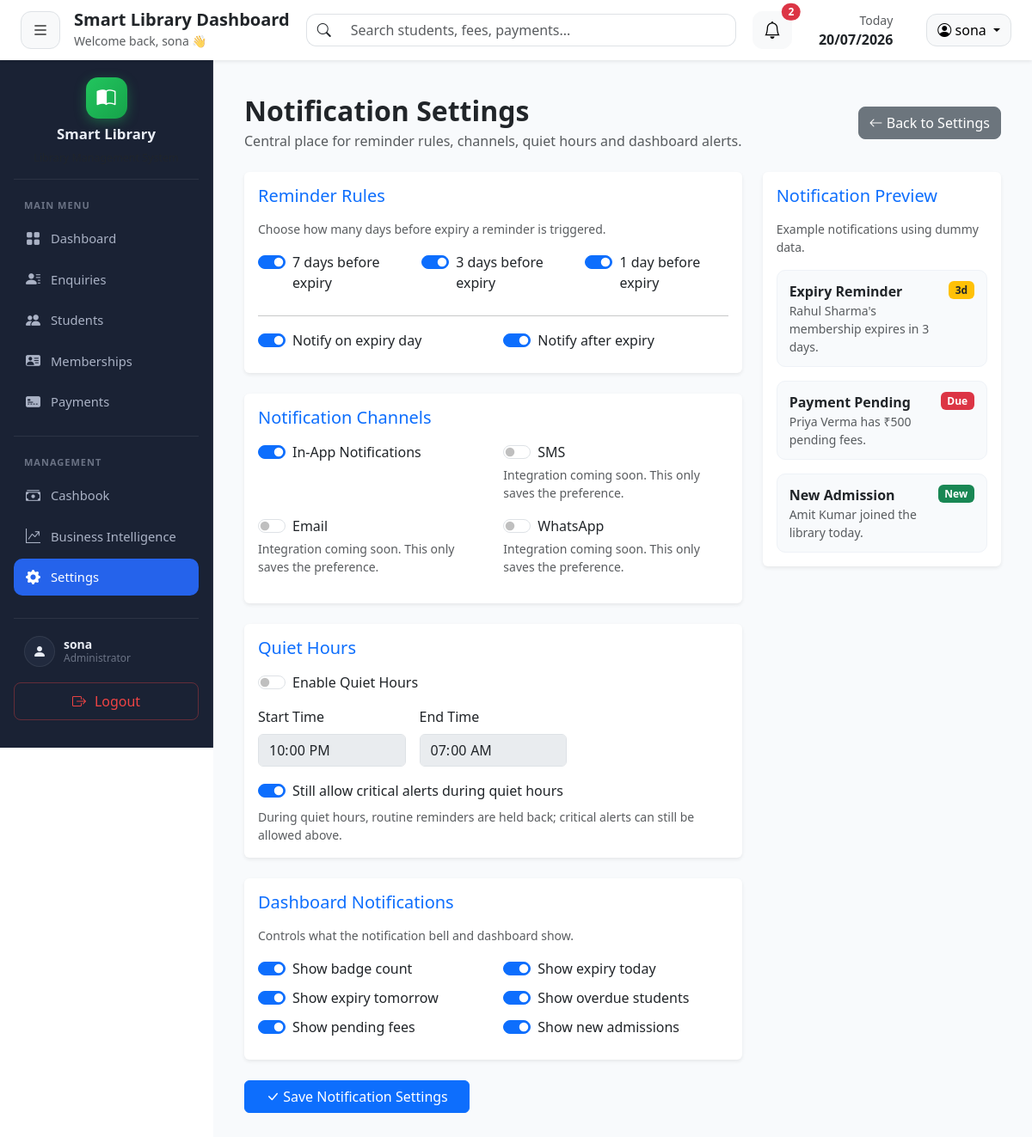
The app's page /settings/notification (signed in) with its own data.
### tables this page shows
CREATE TABLE library_settings (
            setting_id INTEGER PRIMARY KEY AUTOINCREMENT,
            admin_id INTEGER NOT NULL UNIQUE,
            library_name TEXT NOT NULL,
            owner_name TEXT,
            phone TEXT NOT NULL,
            email TEXT,
            address TEXT,
            city TEXT,
            state TEXT,
            pincode TEXT,
            opening_time TEXT,
            closing_time TEXT,
            weekly_holiday TEXT,
            logo_path TEXT,
            stamp_path TEXT,
            signature_path TEXT,
            created_at TIMESTAMP DEFAULT CURRENT_TIMESTAMP,
            updated_at TIMESTAMP DEFAULT CURRENT_TIMESTAMP, receipt_footer TEXT, receipt_prefix TEXT DEFAULT 'LIB', next_receipt_number INTEGER DEFAULT 1001, auto_increment_receipt INTEGER DEFAULT 1, print_logo INTEGER DEFAULT 1, print_stamp INTEGER DEFAULT 1, print_signature INTEGER DEFAULT 1, paper_size TEXT DEFAULT 'A4', auto_print INTEGER DEFAULT 0, auto_email INTEGER DEFAULT 0, open_pdf_after_save INTEGER DEFAULT 1, duplicate_copy INTEGER DEFAULT 0, reminder_7_days INTEGER DEFAULT 1, reminder_3_days INTEGER DEFAULT 1, reminder_1_day INTEGER DEFAULT 1, notify_on_expiry_day INTEGER DEFAULT 1, notify_after_expiry INTEGER DEFAULT 1, notify_in_app INTEGER DEFAULT 1, notify_sms INTEGER DEFAULT 0, notify_email INTEGER DEFAULT 0, notify_whatsapp INTEGER DEFAULT 0, quiet_hours_enabled INTEGER DEFAULT 0, quiet_hours_start TEXT DEFAULT '22:00', quiet_hours_end TEXT DEFAULT '07:00', quiet_hours_allow_critical INTEGER DEFAULT 1, dash_show_badge_count INTEGER DEFAULT 1, dash_show_expiry_today INTEGER DEFAULT 1, dash_show_expiry_tomorrow INTEGER DEFAULT 1, dash_show_overdue INTEGER DEFAULT 1, dash_show_pending_fees INTEGER DEFAULT 1, dash_show_new_admissions INTEGER DEFAULT 1,
            FOREIGN KEY (admin_id) REFERENCES admins(admin_id)
        );

### routes/setting.py (the view, shortened to what this page needs)
@setting_bp.route("/notification", methods=["GET", "POST"])
def notification_settings():
    if "admin_id" not in session:
        return redirect("/")
    admin_id = session["admin_id"]
    existing = get_notification_settings(admin_id)
    if existing is None:
        flash(
            "Please complete your Library Profile before configuring notification settings.",
            "info"
        )
        return redirect(url_for("setting.library_profile"))
    change_summary = session.pop("notification_change_summary", None)
    return render_template(
        "settings/notification_settings.html",
        settings=existing,
        changes=change_summary["changes"] if change_summary else None,
        updated_by=change_summary["updated_by"] if change_summary else None,
        updated_on=change_summary["updated_on"] if change_summary else None,
    )

### database/db.py (called while the page is built)
def get_connection():
    connection = sqlite3.connect(DATABASE_PATH)
    connection.row_factory = sqlite3.Row
    return connection

### templates/settings/notification_settings.html (shortened to what this page needs)
{% extends "layouts/base.html" %}
{% block styles %}
<link rel="stylesheet" href="{{ url_for('static', filename='css/settings.css') }}">
{% endblock %}
{% block content %}
<div class="container-fluid py-3 settings-page">
    <div class="d-flex justify-content-between align-items-center mb-4">
        <div>
            <h2 class="fw-bold mb-1">Notification Settings</h2>
            <p class="text-muted mb-0">Central place for reminder rules, channels, quiet hours and dashboard alerts.</p>
        </div>
        <a href="{{ url_for('setting.index') }}" class="btn btn-secondary rounded-3">
            <i class="bi bi-arrow-left"></i> Back to Settings
        </a>
    </div>
    <form method="POST" action="{{ url_for('setting.notification_settings') }}" id="notificationSettingsForm">
        <div class="row g-4">
            <div class="col-lg-8">
                <div class="card shadow-sm border-0 mb-4">
                    <div class="card-body">
                        <h5 class="text-primary mb-3">Reminder Rules</h5>
                        <p class="text-muted small mb-3">Choose how many days before expiry a reminder is triggered.</p>
                        <div class="row">
                            {% for name, label in [
                                ('reminder_7_days', '7 days before expiry'),
                                ('reminder_3_days', '3 days before expiry'),
                                ('reminder_1_day', '1 day before expiry')
                            ] %}
                            <div class="col-md-4 mb-2">
                                <div class="form-check form-switch">
                                    <input class="form-check-input" type="checkbox" name="{{ name }}" id="{{ name }}"
                                           {% if settings[name] %}checked{% endif %}>
                                    <label class="form-check-label" for="{{ name }}">{{ label }}</label>
                                </div>
                            </div>
                            {% endfor %}
                        </div>
                        <hr>
                        <div class="row">
                            {% for name, label in [
                                ('notify_on_expiry_day', 'Notify on expiry day'),
                                ('notify_after_expiry', 'Notify after expiry')
                            ] %}
                            <div class="col-md-6 mb-2">
                                <div class="form-check form-switch">
                                    <input class="form-check-input" type="checkbox" name="{{ name }}" id="{{ name }}"
                                           {% if settings[name] %}checked{% endif %}>
                                    <label class="form-check-label" for="{{ name }}">{{ label }}</label>
                                </div>
                            </div>
                            {% endfor %}
                        </div>
                    </div>
                </div>
                <div class="card shadow-sm border-0 mb-4">
                    <div class="card-body">
                        <h5 class="text-primary mb-3">Notification Channels</h5>
                        <div class="row">
                            <div class="col-md-6 mb-3">
                                <div class="form-check form-switch">
                                    <input class="form-check-input" type="checkbox" name="notify_in_app" id="notify_in_app"
                                           {% if settings.notify_in_app %}checked{% endif %}>
                                    <label class="form-check-label" for="notify_in_app">In-App Notifications</label>
                                </div>
                            </div>
                            {% for name, label in [
                                ('notify_sms', 'SMS'),
                                ('notify_email', 'Email'),
                                ('notify_whatsapp', 'WhatsApp')
                            ] %}
                            <div class="col-md-6 mb-3">
                                <div class="form-check form-switch">
                                    <input class="form-check-input" type="checkbox" name="{{ name }}" id="{{ name }}"
                                           {% if settings[name] %}checked{% endif %}>
                                    <label class="form-check-label" for="{{ name }}">{{ label }}</label>
                                </div>
                                <div class="form-text">Integration coming soon. This only saves the preference.</div>
                            </div>
                            {% endfor %}
                        </div>
                    </div>
                </div>
                <div class="card shadow-sm border-0 mb-4">
                    <div class="card-body">
                        <h5 class="text-primary mb-3">Quiet Hours</h5>
                        <div class="form-check form-switch mb-3">
                            <input class="form-check-input" type="checkbox" name="quiet_hours_enabled" id="quiet_hours_enabled"
                                   {% if settings.quiet_hours_enabled %}checked{% endif %}>
                            <label class="form-check-label" for="quiet_hours_enabled">Enable Quiet Hours</label>
                        </div>
                        <div class="row g-3">
                            <div class="col-md-4">
                                <label class="form-label">Start Time</label>
                                <input class="form-control" type="time" name="quiet_hours_start" id="quiet_hours_start"
                                       value="{{ settings.quiet_hours_start or '22:00' }}">
                            </div>
                            <div class="col-md-4">
                                <label class="form-label">End Time</label>
                                <input class="form-control" type="time" name="quiet_hours_end" id="quiet_hours_end"
                                       value="{{ settings.quiet_hours_end or '07:00' }}">
                            </div>
                        </div>
                        <div class="form-check form-switch mt-3">
                            <input class="form-check-input" type="checkbox" name="quiet_hours_allow_critical" id="quiet_hours_allow_critical"
                                   {% if settings.quiet_hours_allow_critical %}checked{% endif %}>
                            <label class="form-check-label" for="quiet_hours_allow_critical">Still allow critical alerts during quiet hours</label>
                        </div>
                        <div class="form-text mt-2">During quiet hours, routine reminders are held back; critical alerts can still be allowed above.</div>
                    </div>
                </div>
                <div class="card shadow-sm border-0 mb-4">
                    <div class="card-body">
                        <h5 class="text-primary mb-3">Dashboard Notifications</h5>
                        <p class="text-muted small mb-3">Controls what the notification bell and dashboard show.</p>
                        <div class="row">
                            {% for name, label in [
                                ('dash_show_badge_count', 'Show badge count'),
                                ('dash_show_expiry_today', 'Show expiry today'),
                                ('dash_show_expiry_tomorrow', 'Show expiry tomorrow'),
                                ('dash_show_overdue', 'Show overdue students'),
                                ('dash_show_pending_fees', 'Show pending fees'),
                                ('dash_show_new_admissions', 'Show new admissions')
                            ] %}
                            <div class="col-md-6 mb-2">
                                <div class="form-check form-switch">
                                    <input class="form-check-input" type="checkbox" name="{{ name }}" id="{{ name }}"
                                           {% if settings[name] %}checked{% endif %}>
                                    <label class="form-check-label" for="{{ name }}">{{ label }}</label>
                                </div>
                            </div>
                            {% endfor %}
                        </div>
                    </div>
                </div>
                <button class="btn btn-primary px-4" type="submit">
                    <i class="bi bi-check-lg"></i> Save Notification Settings
                </button>
            </div>
            <div class="col-lg-4 library-sidebar">
                <div class="card shadow-sm border-0">
                    <div class="card-body">
                        <h5 class="text-primary mb-3">Notification Preview</h5>
                        <p class="text-muted small">Example notifications using dummy data.</p>
                        <div class="settings-notif-preview mb-3">
                            <div class="d-flex justify-content-between align-items-start">
                                <div>
                                    <div class="fw-semibold">Expiry Reminder</div>
                                    <div class="text-muted small">Rahul Sharma's membership expires in 3 days.</div>
                                </div>
                                <span class="badge bg-warning text-dark">3d</span>
                            </div>
                        </div>
                        <div class="settings-notif-preview mb-3">
                            <div class="d-flex justify-content-between align-items-start">
                                <div>
                                    <div class="fw-semibold">Payment Pending</div>
                                    <div class="text-muted small">Priya Verma has &#8377;500 pending fees.</div>
                                </div>
                                <span class="badge bg-danger">Due</span>
                            </div>
                        </div>
                        <div class="settings-notif-preview">
                            <div class="d-flex justify-content-between align-items-start">
                                <div>
                                    <div class="fw-semibold">New Admission</div>
                                    <div class="text-muted small">Amit Kumar joined the library today.</div>
                                </div>
                                <span class="badge bg-success">New</span>
                            </div>
                        </div>
                    </div>
                </div>
            </div>
        </div>
    </form>
</div>
{% endblock %}

### static/css/settings.css (style rules this page uses)
.settings-page { animation: fadeIn .35s ease; }
.settings-page .card { transition:box-shadow .25s ease, transform .25s ease; }
.settings-page .form-control, .settings-page .form-select { transition:border-color .2s ease, box-shadow .2s ease; }
.settings-page .btn { transition:all .2s ease; }
.settings-page .library-sidebar { position: sticky; top: 25px; align-self: flex-start; }
.settings-page .settings-notif-preview { padding:12px 14px; border:1px solid #eef2f7; border-radius:10px; background:#f8fafc; }

### records on screen
library_settings: reminder_7_days "☑" "☑" "☑", notify_on_expiry_day "☑" "☑", notify_in_app "☑", quiet_hours_start "22:00", quiet_hours_end "07:00", quiet_hours_allow_critical "☑", dash_show_badge_count "☑" "☑" "☑" "☑" "☑" "☑"

### other values on screen
{{ session.get('username', 'Admin') }} "sona"
{{ counts.total }} "2"
{{ label }} "7 days before expiry" "3 days before expiry" "1 day before expiry"
{{ label }} "Notify on expiry day" "Notify after expiry"
{{ label }} "SMS" "Email" "WhatsApp"
{{ label }} "Show badge count" "Show expiry today" "Show expiry tomorrow" "Show overdue students" "Show pending fees" "Show new admissions"
